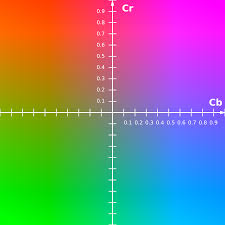
#> input picture hsv-filtering/images.jpeg, 225 x 225 px
$ python -i segment.py   (imports and definitions only)
#> lines starting #> are read from the running program, lines starting #| are printed output that depends on the picture
#> further down, picture is the input picture: shape (225, 225, 3); mean B, G, R 129.3, 129.8, 129.3
import cv2
import numpy as np
import matplotlib.pyplot as plt
import time

from skimage.color import rgb2gray, label2rgb
from skimage.filters import sobel
from skimage.segmentation import felzenszwalb, slic, quickshift, watershed
from skimage.segmentation import mark_boundaries
from skimage.util import img_as_float
from skimage.measure import regionprops
from skimage.future import graph
from skimage import draw

def segment(img):


    img = cv2.cvtColor(img, cv2.COLOR_BGR2RGB)
    # img = cv2.GaussianBlur(img,(3, 3),0)

    # img = img_as_float(img[::2, ::2])
    start = time.time()
    segments_fz = felzenszwalb(img, scale=1, sigma=0.8, min_size=20)

    # print("Felzenszwalb_rgb number of segments: ",len(np.unique(segments_fz_rgb)), end1 - start)


    fig, ax = plt.subplots(2, 4, figsize=(10, 10), sharex=True, sharey=True)

    ax[0, 0].imshow(mark_boundaries(img, segments_fz, (0, 0, 0)))
    ax[0, 0].set_title("Felzenszwalbs_rgb")
    ax[1, 0].imshow(label2rgb(segments_fz, img, kind='avg'))

    print(time.time() - start)


    for a in ax.ravel():
        a.set_axis_off()

    plt.tight_layout()
    plt.show()

def segment_test(img):


    img = cv2.cvtColor(img, cv2.COLOR_BGR2RGB)

    segments_fz = felzenszwalb(img, scale=1, sigma=0.8, min_size=20)
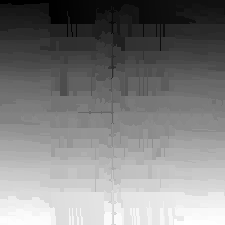
#> segments_fz: shape (225, 225) int64; min 0, max 904, mean 453.8; drawn with min black and max white


    return cv2.cvtColor(label2rgb(segments_fz, img, kind='avg'), cv2.COLOR_RGB2BGR)
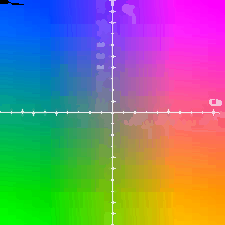
#> returned value: shape (225, 225, 3); mean R, G, B 128.9, 129.2, 128.6


def show_img(img):
    width = 10.0
    height = img.shape[0]*width/img.shape[1]
    f = plt.figure(figsize=(width, height))
    plt.imshow(img)
    plt.show()

>>> import cv2
>>> picture = cv2.imread('../images.jpeg')
>>> result = segment_test(picture)
